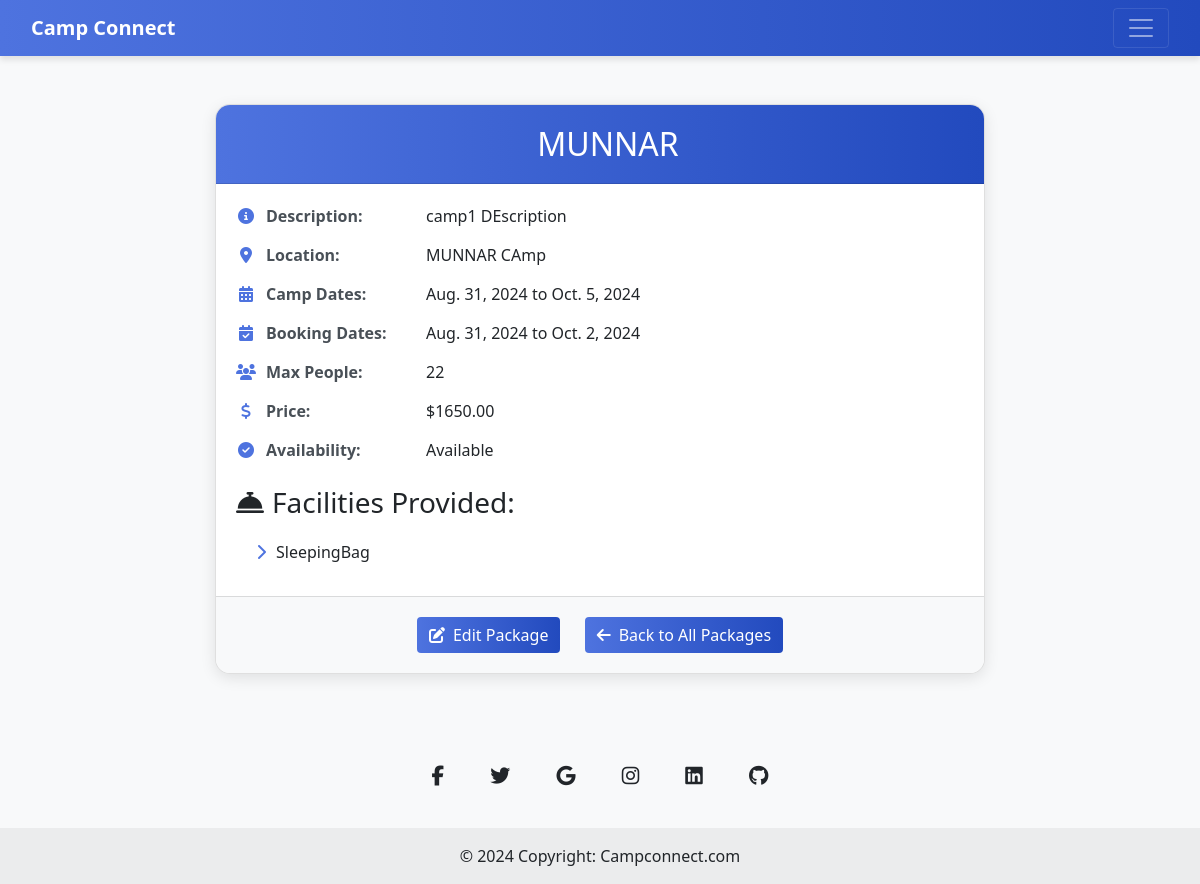
Before: /Camp/package/7/ with the older database file.
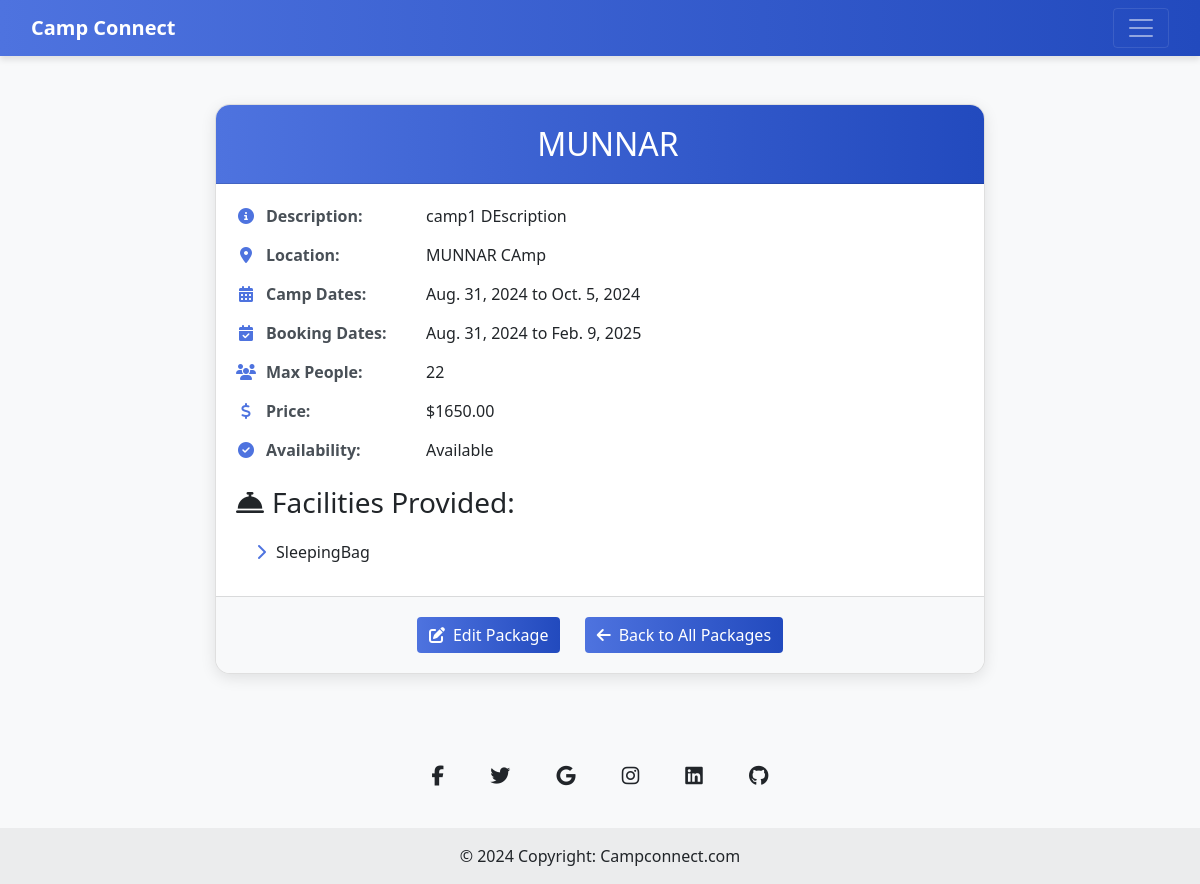
After: the same page with the newer database file.
### Camp/models.py (models this page shows)
class CampPackage(models.Model):
    camp = models.ForeignKey('Camp', on_delete=models.CASCADE, related_name='packages')
    package_name = models.CharField(max_length=100)
    description = models.TextField()
    location = models.TextField()
    camp_start_date = models.DateField(auto_now_add=True)
    camp_end_date = models.DateField()
    booking_start_date =models.DateField(auto_now_add=True)
    booking_end_date = models.DateField()
    max_people = models.PositiveIntegerField()
    facilities_provided = models.ManyToManyField('CampFacility', related_name='camp_packages', blank=True)
    price = models.DecimalField(max_digits=10, decimal_places=2)
    availability = models.BooleanField(default=True)
    images = models.ImageField(upload_to='package_images/', blank=True, null=True)

### Camp/views.py (the view)
# urls.py: path('package/<int:package_id>/', views.view_package, name='view_package'),
def view_package(request, package_id):
    package = get_object_or_404(CampPackage, id=package_id)
    return render(request, 'Camp/View_package.html', {'package': package})

### Camp/templates/Camp/View_package.html (shortened to what the changed rows need)
{% extends "Camp/base.html"%}
{% block navbar%}
<!DOCTYPE html>
<html lang="en">
<head>
    <link href="https://stackpath.bootstrapcdn.com/bootstrap/4.5.2/css/bootstrap.min.css" rel="stylesheet">
</head>
<body>
    <div class="container mt-5">
        <div class="card">
            <div class="card-header text-center">
                <h2>{{ package.package_name }}</h2>
            </div>
            <div class="card-body">
                <p>
                    <i class="fas fa-info-circle"></i>
                    <strong>Description:</strong>
                    {{ package.description }}
                </p>
                <p>
                    <i class="fas fa-map-marker-alt"></i>
                    <strong>Location:</strong>
                    {{ package.location }}
                </p>
                <p>
                    <i class="fas fa-calendar-alt"></i>
                    <strong>Camp Dates:</strong>
                    {{ package.camp_start_date }} to {{ package.camp_end_date }}
                </p>
                <p>
                    <i class="fas fa-calendar-check"></i>
                    <strong>Booking Dates:</strong>
                    {{ package.booking_start_date }} to {{ package.booking_end_date }}
                </p>
                <p>
                    <i class="fas fa-users"></i>
                    <strong>Max People:</strong>
                    {{ package.max_people }}
                </p>
                <p>
                    <i class="fas fa-dollar-sign"></i>
                    <strong>Price:</strong>
                    ${{ package.price }}
                </p>
                <p>
                    <i class="fas fa-check-circle"></i>
                    <strong>Availability:</strong>
                    {{ package.availability|yesno:"Available,Not Available" }}
                </p>
                <h3 class="mt-4"><i class="fas fa-concierge-bell mr-2"></i>Facilities Provided:</h3>
                <ul class="list-group list-group-flush">
                    {% for facility in package.facilities_provided.all %}
                        <li class="list-group-item">
                        </li>
                    {% endfor %}
                </ul>
            </div>
        </div>
    </div>
</body>
</html>
{% endblock navbar%}

Changed rows visible on the page:
changed CampPackage "MUNNAR": booking_end_date "Oct. 2, 2024" → "Feb. 9, 2025"
